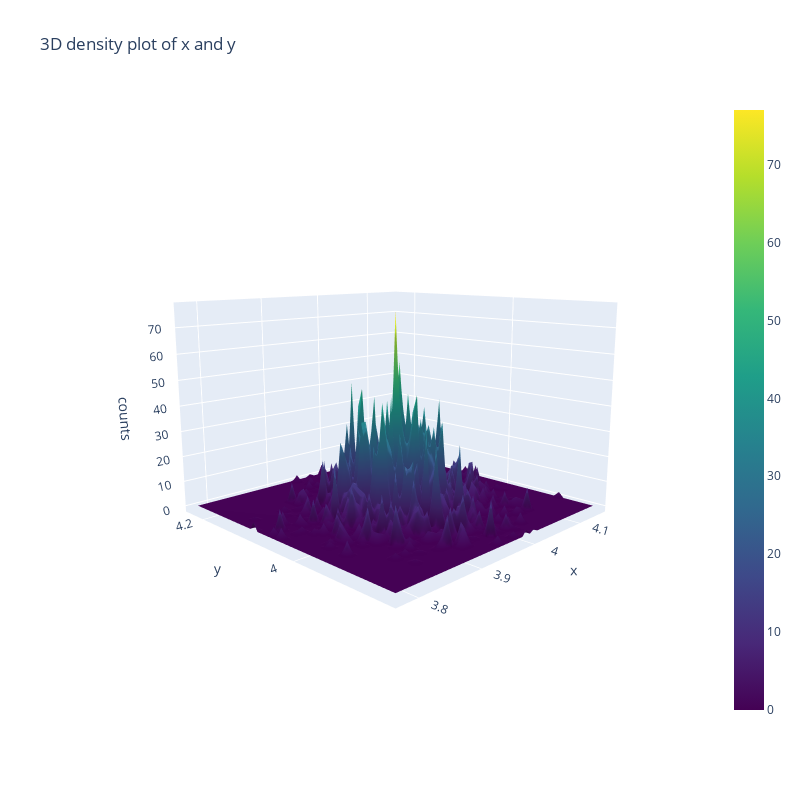
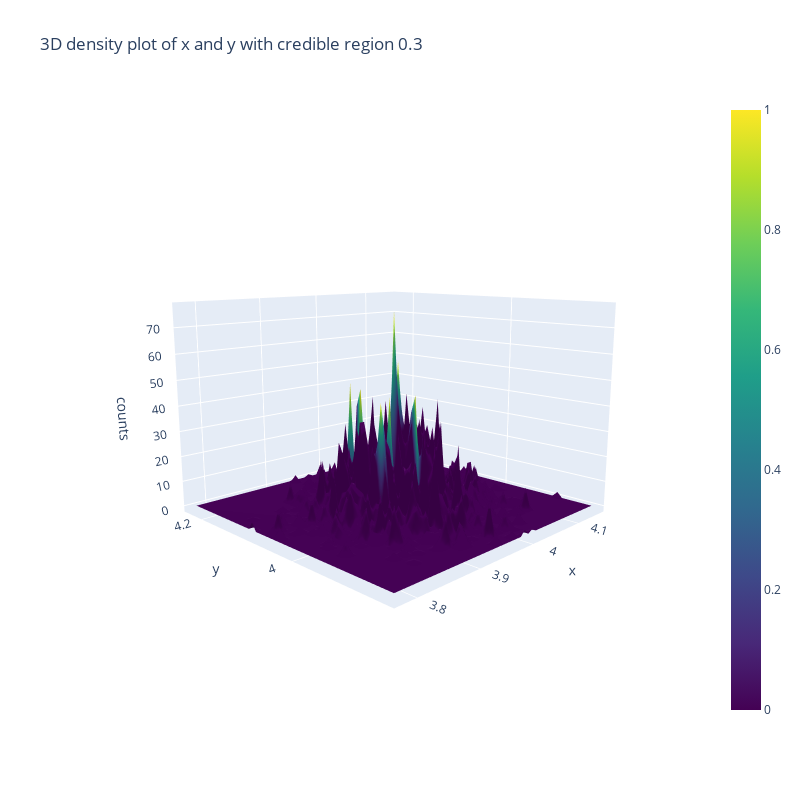
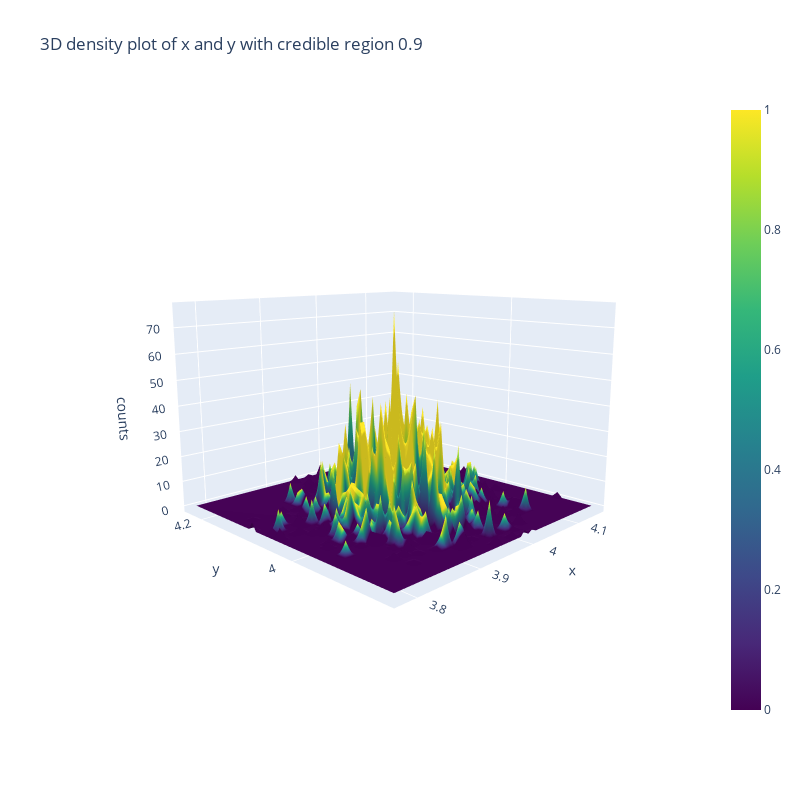

The notebook cell these images were saved under, in order:
### Code cell
from MCMC_DZ.MCMC.Statistic_tools import density_plot_3D
Res = Res_G

for cr in [0, 0.3, 0.9]:
    density_plot_3D(Res["Thetas"], bins=50, burn_in=2500, credible_region=cr)

### Figure 1 — Plotly figure (JSON) as saved in the notebook; plotly's stock layout.template omitted (floating-point values rounded to 4 significant figures; data arrays with more than 128 entries replaced by an {"elided": "..."} marker saying what was removed)
{"data": [{"colorscale": [[0, "#440154"], [0.1111, "#482878"], [0.2222, "#3e4989"], [0.3333, "#31688e"], [0.4444, "#26828e"], [0.5556, "#1f9e89"], [0.6667, "#35b779"], [0.7778, "#6ece58"], [0.8889, "#b5de2b"], [1, "#fde725"]], "type": "surface", "x": {"elided": "50x50 float values"}, "y": {"elided": "50x50 float values"}, "z": {"elided": "50x50 int values"}}], "layout": {"autosize": false, "height": 800, "scene": {"aspectratio": {"x": 1, "y": 1, "z": 0.7}, "camera": {"eye": {"x": -1.7, "y": -1.7, "z": 0.5}}, "dragmode": "orbit", "xaxis": {"title": {"text": "x"}}, "yaxis": {"title": {"text": "y"}}, "zaxis": {"title": {"text": "counts"}}}, "title": {"text": "3D density plot of x and y"}, "width": 800}}

### Figure 2 — Plotly figure (JSON) as saved in the notebook; plotly's stock layout.template omitted (floating-point values rounded to 4 significant figures; data arrays with more than 128 entries replaced by an {"elided": "..."} marker saying what was removed)
{"data": [{"colorscale": [[0, "#440154"], [0.1111, "#482878"], [0.2222, "#3e4989"], [0.3333, "#31688e"], [0.4444, "#26828e"], [0.5556, "#1f9e89"], [0.6667, "#35b779"], [0.7778, "#6ece58"], [0.8889, "#b5de2b"], [1, "#fde725"]], "surfacecolor": {"elided": "50x50 int values"}, "type": "surface", "x": {"elided": "50x50 float values"}, "y": {"elided": "50x50 float values"}, "z": {"elided": "50x50 int values"}}], "layout": {"autosize": false, "height": 800, "scene": {"aspectratio": {"x": 1, "y": 1, "z": 0.7}, "camera": {"eye": {"x": -1.7, "y": -1.7, "z": 0.5}}, "dragmode": "orbit", "xaxis": {"title": {"text": "x"}}, "yaxis": {"title": {"text": "y"}}, "zaxis": {"title": {"text": "counts"}}}, "title": {"text": "3D density plot of x and y with credible region 0.3"}, "width": 800}}

### Figure 3 — Plotly figure (JSON) as saved in the notebook; plotly's stock layout.template omitted (floating-point values rounded to 4 significant figures; data arrays with more than 128 entries replaced by an {"elided": "..."} marker saying what was removed)
{"data": [{"colorscale": [[0, "#440154"], [0.1111, "#482878"], [0.2222, "#3e4989"], [0.3333, "#31688e"], [0.4444, "#26828e"], [0.5556, "#1f9e89"], [0.6667, "#35b779"], [0.7778, "#6ece58"], [0.8889, "#b5de2b"], [1, "#fde725"]], "surfacecolor": {"elided": "50x50 int values"}, "type": "surface", "x": {"elided": "50x50 float values"}, "y": {"elided": "50x50 float values"}, "z": {"elided": "50x50 int values"}}], "layout": {"autosize": false, "height": 800, "scene": {"aspectratio": {"x": 1, "y": 1, "z": 0.7}, "camera": {"eye": {"x": -1.7, "y": -1.7, "z": 0.5}}, "dragmode": "orbit", "xaxis": {"title": {"text": "x"}}, "yaxis": {"title": {"text": "y"}}, "zaxis": {"title": {"text": "counts"}}}, "title": {"text": "3D density plot of x and y with credible region 0.9"}, "width": 800}}
